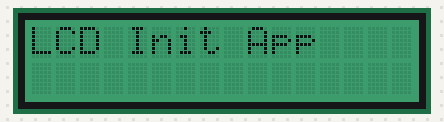
A sketch run on a simulated Arduino Uno, built with avr-gcc and run on an emulated ATmega328P. On the bench: 16×2 character LCD.

Above: at 0.1 s.
At 1.1 s:
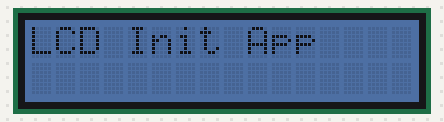
At 10.6 s:
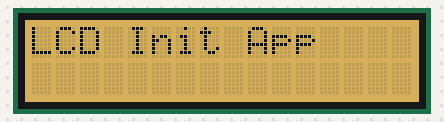
At 20.1 s:
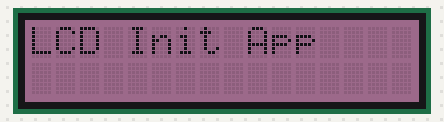
At 29.6 s:
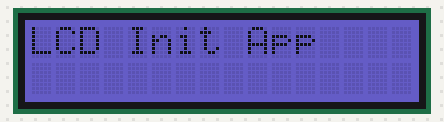
At 39.1 s:
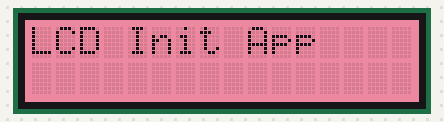

Measured:
- what the display in image 1 shows lasts 0.5 s, from 1.1 s to 1.6 s

The sketch:

LCDPrj1.ino
```cpp
//Libraries
#include <Wire.h>
#include <rgb_lcd.h>

//Alias for LCD Device
rgb_lcd lcd;

//Global variables
byte r =0;
byte g = 0;
byte b = 0;

//Setup rotine
void setup() {
  //Init LCS
  lcd.begin(16, 2);
  //No lcd cursor blink
  lcd.noBlink();
  //Set color
  lcd.setRGB(0,128,64);
  //First message
  lcd.print("LCD Init App");
  //Wait for one second
  delay(1000);
}

//Loop rotine
void loop() {
  //Set values
  r += 23;
  g += r * 3;
  b += g * 2;

  //Set color
  lcd.setRGB(r,g,b);

  delay(500);
}
```
